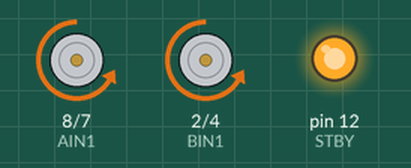
The sketch below on a simulated Arduino Nano, built with avr-gcc and run on an emulated ATmega328P. Parts: motor-driver pin pairs drawn as motors (green arrow = first pin HIGH = forward, orange = second pin HIGH = backward, longer = more drive, scaled by the enable pin, stopped while the standby pin is LOW), output pins drawn as LEDs (lit = HIGH).

Above: at 0.5 s.
At 1.5 s:
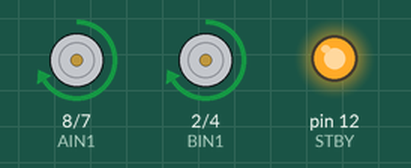
At 2.5 s:
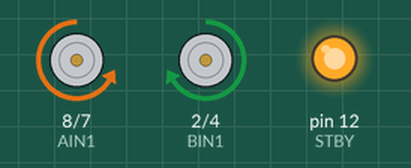
At 3.5 s:
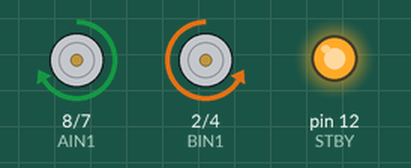
Timing chart, 0 to 4.6 s (numbered marks = the images above):
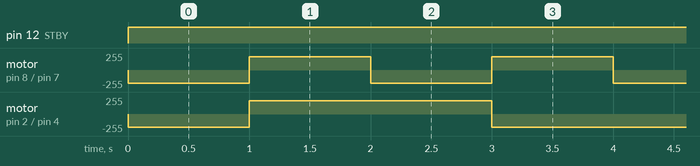

Measured:
- by itself, pin 12 (STBY): LOW → HIGH at 0.00 s
- by itself, motor on pin 8 (AIN1) / pin 7 (AIN2): alternates forward 200/255 for 1.0 s and backward 200/255 for 1.0 s
- by itself, motor on pin 2 (BIN1) / pin 4 (BIN2): repeats every 4.0 s: forward 200/255 2.0 s, backward 200/255 2.0 s

The sketch:

sapoconchopcb.ino
```cpp
// Arduino Nano

// TB6612 driver pinout
const int STBY = 12; // standby
const int PWMA = 6; // speed and direction control motor A (left)
const int AIN1 = 8;
const int AIN2 = 7;
const int PWMB = 5; // speed and direction control motor B (right)
const int BIN1 = 2;
const int BIN2 = 4;

void setup() {
  pinMode(STBY,OUTPUT);
  pinMode(PWMA,OUTPUT);
  pinMode(AIN1,OUTPUT);
  pinMode(AIN2,OUTPUT);
  pinMode(PWMB,OUTPUT);
  pinMode(BIN1,OUTPUT);
  pinMode(BIN2,OUTPUT);
}

void loop()
{
  drive(200,200,1000); // forward move
  drive(-200,-200,1000); // reverse move
  drive(200,-200,1000); // rotate right
  drive(-200,200,1000); // rotate left
}

void drive(int L, int R, int t) // speed for wheels Left and Right, positive is forward,time in microseconds
{
  L=constrain(L,-255,255); // avoid PWM overflow
  R=constrain(R,-255,255);

  digitalWrite(STBY, HIGH);

  digitalWrite(AIN1, L<0); // switch < and >= if left wheel doesnt spin as expected
  digitalWrite(AIN2, L>=0);
  analogWrite(PWMA, abs(L));

  digitalWrite(BIN1, R<0); // switch < and >= if left wheel doesnt spin as expected
  digitalWrite(BIN2, R>=0);
  analogWrite(PWMB, abs(R));

  delay(t);
}
```

L9110.cpp
```cpp
#include <Arduino.h>
#include "L9110.h"

/*
            < ARDUINO PRO MICRO >

                |TX0   RAW| Batteries +
                |RX1   GND| Batteries -
                |GND   RST|
                |GND   VCC| 5V
                |2     #A3|
      L9110 BIA |3~    #A2|
                |4#    #A1|
      L9110 BIB |5~    #A0|
      L9110 AIA |6~#    15|
                |7      14|
                |8#     16|
      L9110 AIB |9~#  #~10|
~ PWM
# Analog
*/

/*
              < ARDUINO MICRO >

                |MOSI  SCK|
                |SS   MISO|
                |TX0   VIN| Batteries +
                |TX1   GND| Batteries -
                |RST   RST|
                |GND    5V| 5V
                |2        |
                |3~       |
                |4     #A5|
                |5~    #A4|
                |6~    #A3|
                |7     #A2|
                |8     #A1|
      L9110 BIA |9~    #A0|
      L9110 BIB |10~  AREF|
      L9110 AIA |11~   3V3|
      L9110 AIB |12~   ~13|

*/

L9110::L9110(int aia, int aib, int bia, int bib){
  this->_aia=aia;
  this->_aib=aib;
  this->_bia=bia;
  this->_bib=bib;
  pinMode(_aia,OUTPUT);
  pinMode(_aib,OUTPUT);
  pinMode(_bia,OUTPUT);
  pinMode(_bib,OUTPUT);
}

void L9110::forward(int l, int r, int t)
{
  analogWrite(_aia,l);
  analogWrite(_aib,0);
  analogWrite(_bia,r);
  analogWrite(_bib,0);
  delay(t);
}

void L9110::reverse(int l, int r, int t)
{
  analogWrite(_aia,0);
  analogWrite(_aib,l);
  analogWrite(_bia,0);
  analogWrite(_bib,r);
  delay(t);
}

void L9110::rotate(int l, int r, int t)
{
  if (t>0)
  {
    analogWrite(_aia,0);
    analogWrite(_aib,l);
    analogWrite(_bia,r);
    analogWrite(_bib,0);
  }
  else
  {
    analogWrite(_aia,l);
    analogWrite(_aib,0);
    analogWrite(_bia,0);
    analogWrite(_bib,r);
  }
  delay(abs(t));
}

void L9110::brake(int t)
{
  analogWrite(_aia,0);
  analogWrite(_aib,0);
  analogWrite(_bia,0);
  analogWrite(_bib,0);
  delay(t);
}

void L9110::drive(int l, int r, int t)
{
  if (l>0)
  {
    analogWrite(_aia,l);
    analogWrite(_aib,0);
  } else {
    analogWrite(_aia,0);
    analogWrite(_aib,-l);
  }

  if (r>0)
  {
    analogWrite(_bia,r);
    analogWrite(_bib,0);
  } else {
    analogWrite(_bia,0);
    analogWrite(_bib,-r);
  }

  delay(t);
}
```

L9110.h
```cpp
#ifndef L9110_h
#define L9110_h

class L9110 {
  public:
    L9110(int aia, int aib, int bia, int bib);
    void forward(int l, int r, int t);
    void reverse(int l, int r, int t);
    void rotate(int l, int r, int t);
    void brake(int t);
    void drive(int l, int r, int t);
  private:
    int _aia;
    int _aib;
    int _bia;
    int _bib;
};

#endif
```
